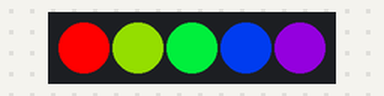
This sketch was run on a simulated Arduino Uno, built with avr-gcc and run on an emulated ATmega328P. On the bench: 5 RGB LEDs in strip order, left to right.

Above: at 0.15 s.
At 3.47 s:
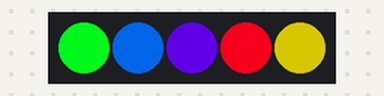
At 9.5 s:
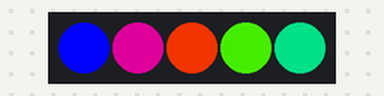
At 19.16 s:
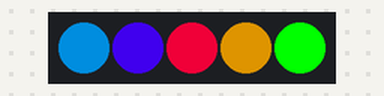
At 29.42 s:
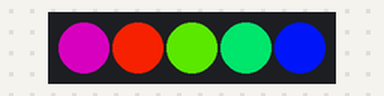
At 39.68 s:
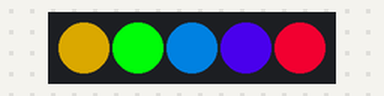
Timing chart, 0 to 40.0 s (numbered marks = the images above):
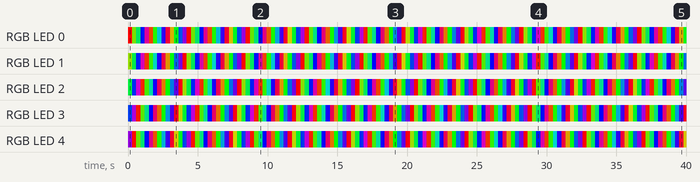

Measured:
- by itself, RGB LED 0: off → RGB(255, 0, 0) at 0.00 s, → RGB(90, 165, 0) 0.30 s later, → RGB(0, 180, 75) 0.30 s later, → RGB(0, 15, 240) 0.30 s later, … (133 changes in this stretch)
- by itself, RGB LED 4: off → RGB(102, 0, 153) at 0.00 s, → RGB(246, 9, 0) 0.30 s later, → RGB(81, 174, 0) 0.30 s later, → RGB(0, 171, 84) 0.30 s later, … (133 changes in this stretch)

The sketch:

FLORA_Neopixel.ino
```cpp
#include <Adafruit_NeoPixel.h>

#define PIN 6

Adafruit_NeoPixel strip = Adafruit_NeoPixel(5, PIN, NEO_GRB + NEO_KHZ800);

void setup() {
  strip.begin();
  strip.setBrightness(255);
  strip.show(); // Initialize all pixels to 'off'

}

void loop() {
  // Some example procedures showing how to display to the pixels:
  rainbowCycle(5);

}

// Slightly different, this makes the rainbow equally distributed throughout
void rainbowCycle(uint8_t wait) {
  uint16_t i, j;

  for (j = 0; j < 256 * 5; j++) { // 5 cycles of all colors on wheel
    for (i = 0; i < strip.numPixels(); i++) {
      strip.setPixelColor(i, Wheel(((i * 256 / strip.numPixels()) + j) & 255));
    }
    strip.show();
    delay(wait);
  }
}

// Input a value 0 to 255 to get a color value.
// The colours are a transition r - g - b - back to r.
uint32_t Wheel(byte WheelPos) {
  WheelPos = 255 - WheelPos;
  if (WheelPos < 85) {
    return strip.Color(255 - WheelPos * 3, 0, WheelPos * 3);
  } else if (WheelPos < 170) {
    WheelPos -= 85;
    return strip.Color(0, WheelPos * 3, 255 - WheelPos * 3);
  } else {
    WheelPos -= 170;
    return strip.Color(WheelPos * 3, 255 - WheelPos * 3, 0);
  }
}
```
